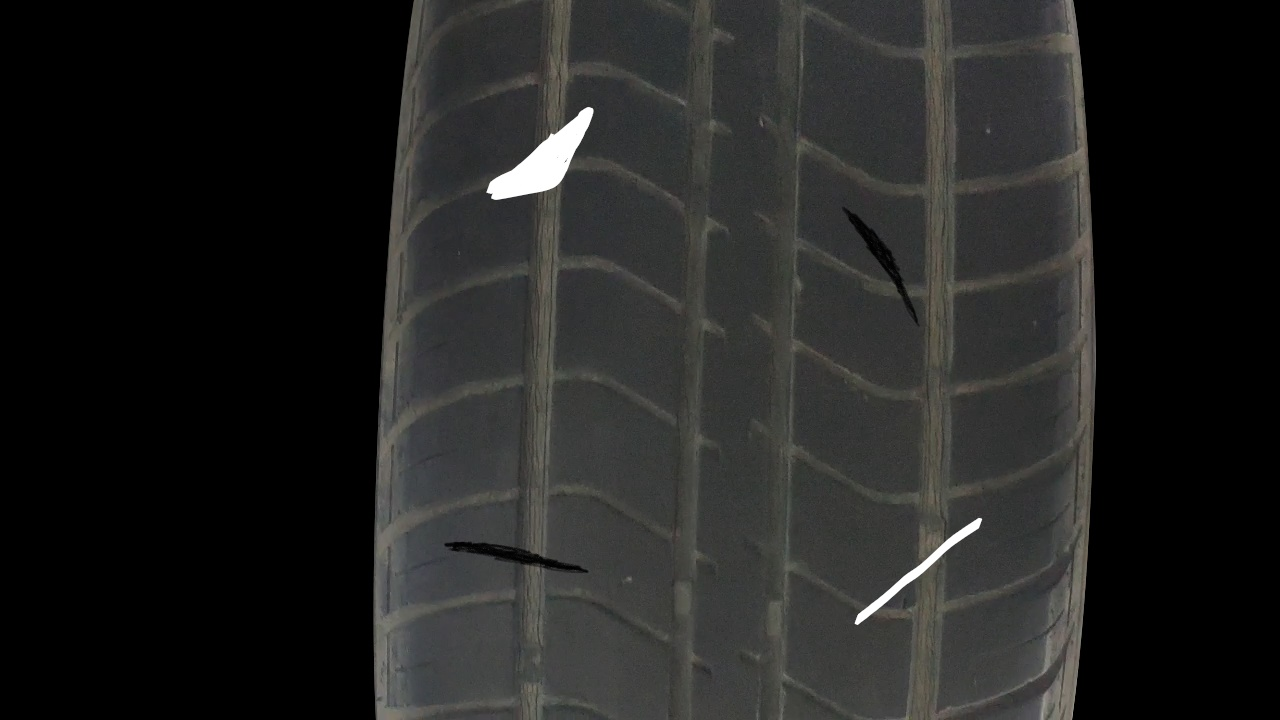
#> input picture Tire_tread_defect_detection/TireTest_20200708/code4/1/frame1013.jpg, 1280 x 720 px, found by its file name
$ python test5.py
#> lines starting #> are read from the running program, lines starting #| are printed output that depends on the picture
import cv2
import numpy as np
import matplotlib.pyplot as plt

"""分块DCT"""

img_gray = cv2.imread('D:/Tire_Test/code4/1/frame1013.jpg', cv2.IMREAD_GRAYSCALE)
#> img_gray: shape (720, 1280); min 0, max 255, mean 35.1
height, width = img_gray.shape
#> height = 720; width = 1280

dct_coeff = np.zeros((height, width), dtype=np.float32)
print(dct_coeff.shape)
#| (720, 1280)
N = 8 # 块大小
for row in np.arange(0, height-N, N):
    for col in np.arange(0, width-N, N):
        print(row, col)
        block = np.array(img_gray[row:(row+N), col:(col+N)], dtype=np.float32)
        dct_coeff[row:(row+N), col:(col+N)] = cv2.dct(block)
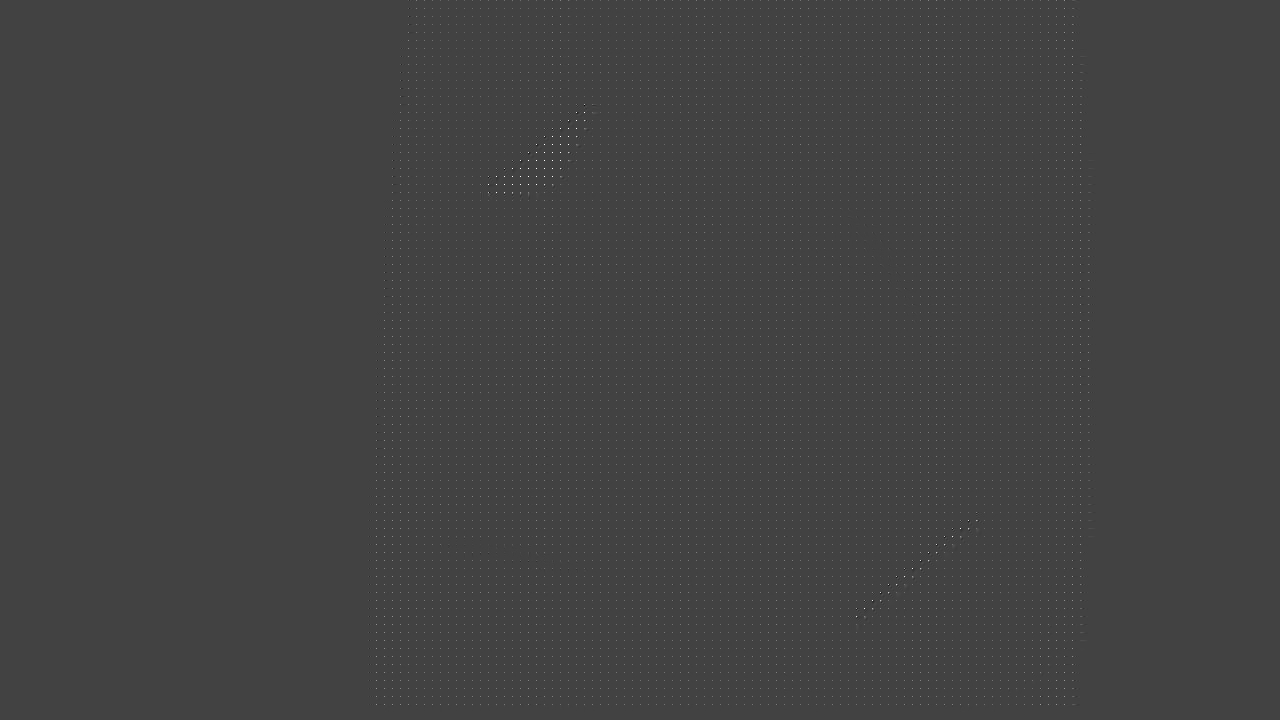
#> dct_coeff: shape (720, 1280) float32; min -714.2, max 2040, mean 4.3; drawn with min black and max white

dct_coeff = np.abs(dct_coeff)
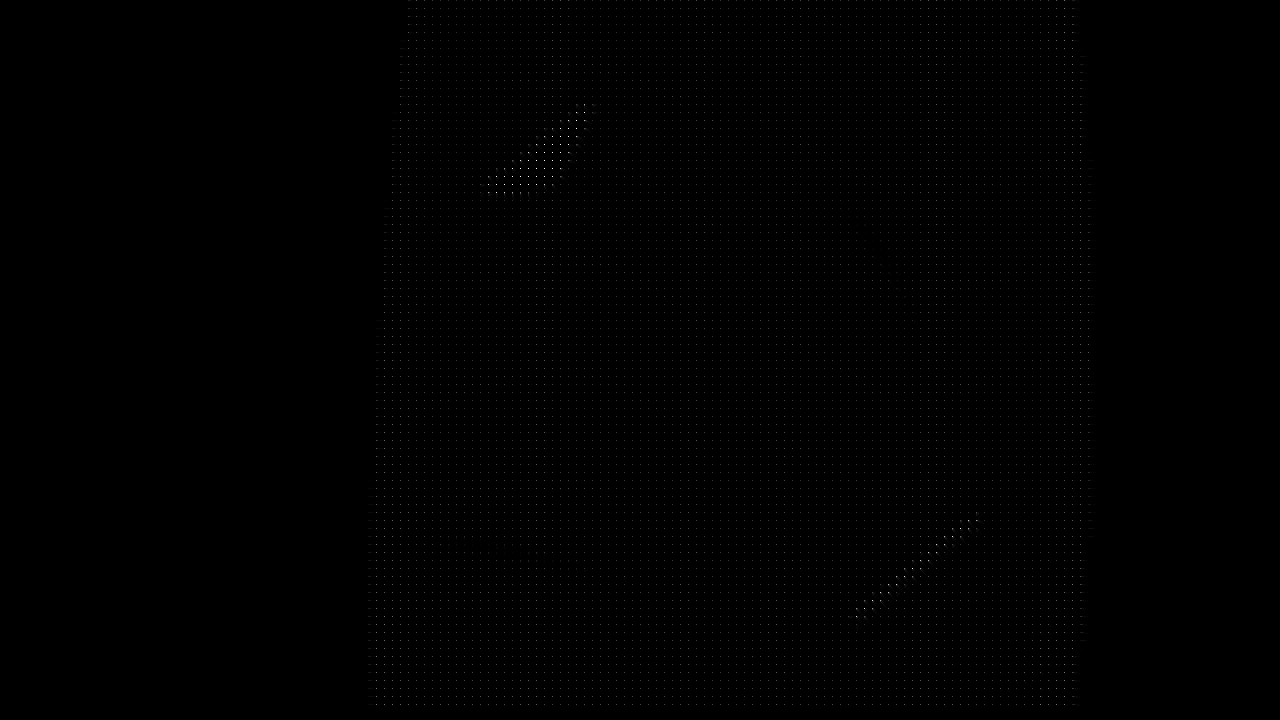
#> dct_coeff: shape (720, 1280) float32; min 0, max 2040, mean 5.7; drawn with min black and max white
dct_coeff = np.array(255*(dct_coeff/np.max(dct_coeff)), np.uint8)

plt.figure()
plt.subplot(121), plt.imshow(img_gray, 'gray'), plt.title('Mornach'), plt.axis('off')
plt.subplot(122), plt.imshow(dct_coeff, 'gray'), plt.title('Mornach DCT'), plt.axis('off')
plt.tight_layout()
plt.show()
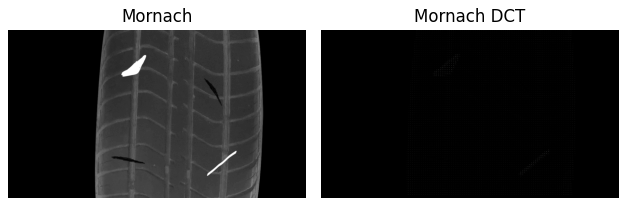
#> figure drawn by matplotlib, 2 panels
